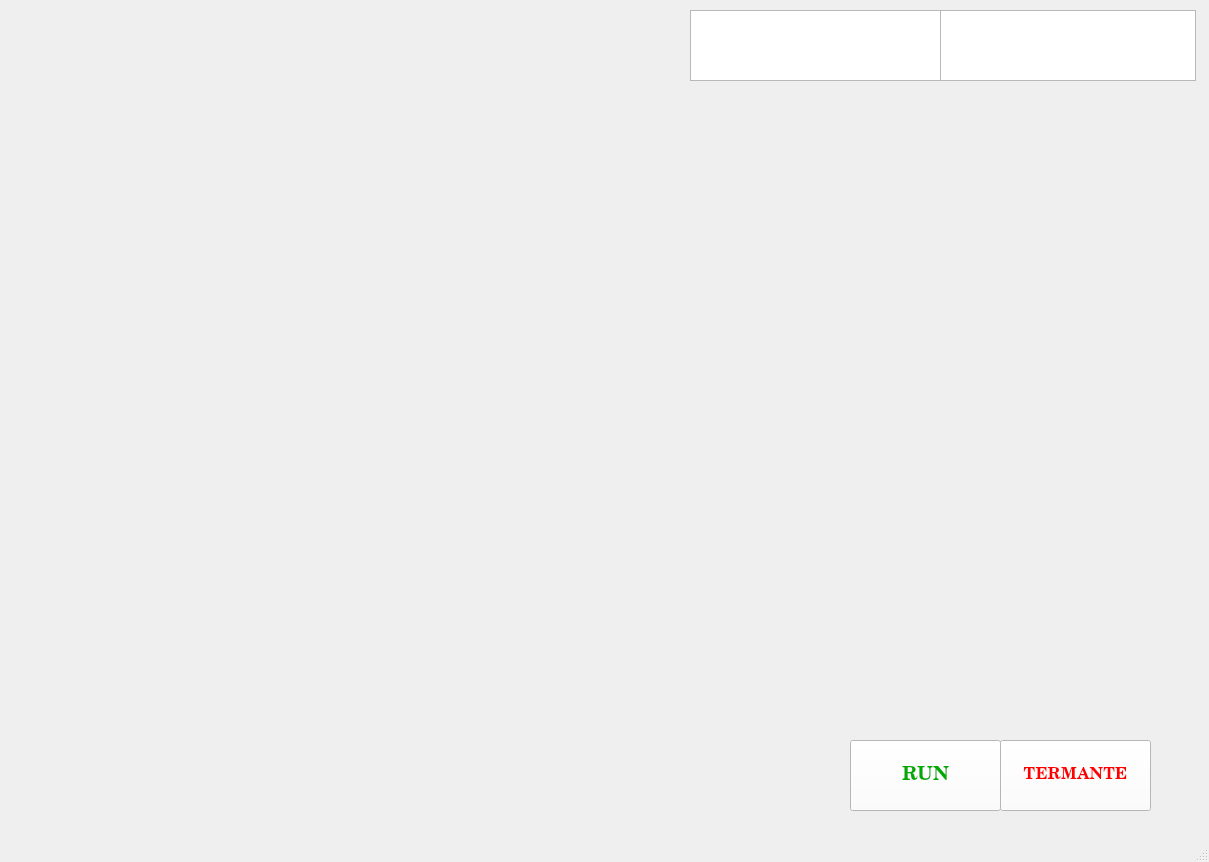
<?xml version="1.0" encoding="UTF-8"?>
<ui version="4.0">
 <class>JarvisUI</class>
 <widget class="QMainWindow" name="JarvisUI">
  <property name="geometry">
   <rect>
    <x>0</x>
    <y>0</y>
    <width>1209</width>
    <height>862</height>
   </rect>
  </property>
  <property name="windowTitle">
   <string>MainWindow</string>
  </property>
  <widget class="QWidget" name="centralwidget">
   <widget class="QLabel" name="label">
    <property name="geometry">
     <rect>
      <x>0</x>
      <y>0</y>
      <width>1221</width>
      <height>871</height>
     </rect>
    </property>
    <property name="text">
     <string/>
    </property>
    <property name="pixmap">
     <pixmap>7LP8.gif</pixmap>
    </property>
    <property name="scaledContents">
     <bool>true</bool>
    </property>
   </widget>
   <widget class="QLabel" name="label_2">
    <property name="geometry">
     <rect>
      <x>0</x>
      <y>0</y>
      <width>441</width>
      <height>171</height>
     </rect>
    </property>
    <property name="text">
     <string/>
    </property>
    <property name="pixmap">
     <pixmap>a064a7f04f9ecbf99cc543f1ba976adb69949e71_hq.gif</pixmap>
    </property>
    <property name="scaledContents">
     <bool>true</bool>
    </property>
   </widget>
   <widget class="QPushButton" name="pushButton">
    <property name="geometry">
     <rect>
      <x>850</x>
      <y>740</y>
      <width>151</width>
      <height>71</height>
     </rect>
    </property>
    <property name="font">
     <font>
      <family>Century Schoolbook</family>
      <pointsize>14</pointsize>
      <weight>75</weight>
      <bold>true</bold>
     </font>
    </property>
    <property name="styleSheet">
     <string notr="true">background-color: rgb(255, 255, 255);
color: rgb(0, 170, 0);</string>
    </property>
    <property name="text">
     <string>RUN</string>
    </property>
   </widget>
   <widget class="QPushButton" name="pushButton_2">
    <property name="geometry">
     <rect>
      <x>1000</x>
      <y>740</y>
      <width>151</width>
      <height>71</height>
     </rect>
    </property>
    <property name="font">
     <font>
      <family>Century Schoolbook</family>
      <pointsize>12</pointsize>
      <weight>75</weight>
      <bold>true</bold>
     </font>
    </property>
    <property name="styleSheet">
     <string notr="true">background-color: rgb(255, 255, 255);
color: rgb(255, 0, 0);</string>
    </property>
    <property name="text">
     <string>TERMANTE</string>
    </property>
   </widget>
   <widget class="QTextBrowser" name="textBrowser">
    <property name="geometry">
     <rect>
      <x>690</x>
      <y>10</y>
      <width>256</width>
      <height>71</height>
     </rect>
    </property>
   </widget>
   <widget class="QTextBrowser" name="textBrowser_2">
    <property name="geometry">
     <rect>
      <x>940</x>
      <y>10</y>
      <width>256</width>
      <height>71</height>
     </rect>
    </property>
   </widget>
  </widget>
  <widget class="QStatusBar" name="statusbar"/>
 </widget>
 <resources/>
 <connections/>
</ui>
